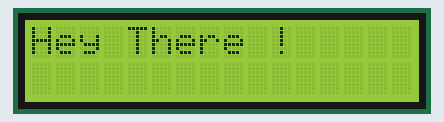
Bench run of a sketch on a simulated Arduino Uno, built with avr-gcc and run on an emulated ATmega328P. Parts: 16×2 character LCD.

Above: at 0.1 s.

The sketch:

sketch.ino
```cpp
#include <LiquidCrystal.h>
LiquidCrystal lcd(12,11,10,9,8,7);
void setup() {
  lcd.begin(16,2);
}

void loop() {
  lcd.print("Hey There !");
  delay(100000);
  lcd.clear();
}
```
